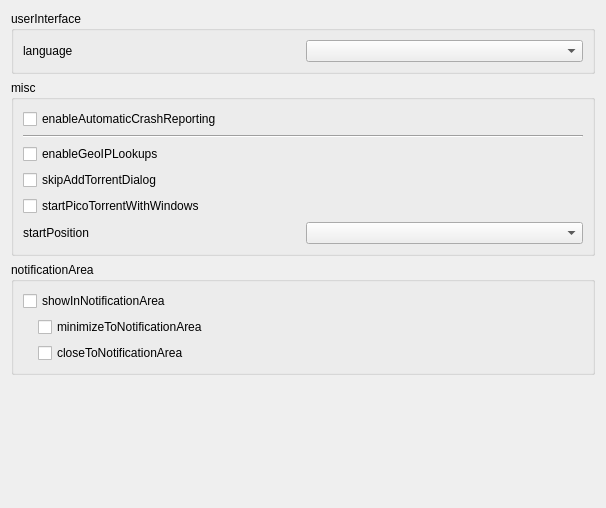
<?xml version="1.0" encoding="UTF-8"?>
<ui version="4.0">
 <class>pt::GeneralPreferencesPage</class>
 <widget class="QWidget" name="pt::GeneralPreferencesPage">
  <property name="geometry">
   <rect>
    <x>0</x>
    <y>0</y>
    <width>606</width>
    <height>508</height>
   </rect>
  </property>
  <property name="windowTitle">
   <string>Form</string>
  </property>
  <layout class="QVBoxLayout" name="verticalLayout">
   <item>
    <widget class="QGroupBox" name="userInterfaceGroup">
     <property name="title">
      <string>userInterface</string>
     </property>
     <layout class="QGridLayout" name="gridLayout">
      <item row="0" column="0">
       <widget class="QLabel" name="languageLabel">
        <property name="text">
         <string>language</string>
        </property>
       </widget>
      </item>
      <item row="0" column="1">
       <widget class="QComboBox" name="languages"/>
      </item>
     </layout>
    </widget>
   </item>
   <item>
    <widget class="QGroupBox" name="miscGroup">
     <property name="title">
      <string>misc</string>
     </property>
     <layout class="QGridLayout" name="gridLayout_2" rowstretch="0,0,0,0,0,0" columnstretch="0,0">
      <item row="5" column="0">
       <widget class="QLabel" name="startPositionLabel">
        <property name="text">
         <string>startPosition</string>
        </property>
       </widget>
      </item>
      <item row="5" column="1">
       <widget class="QComboBox" name="startPosition"/>
      </item>
      <item row="0" column="0" colspan="2">
       <widget class="QCheckBox" name="enableAutomaticCrashReporting">
        <property name="text">
         <string>enableAutomaticCrashReporting</string>
        </property>
       </widget>
      </item>
      <item row="1" column="0" colspan="2">
       <widget class="Line" name="line">
        <property name="orientation">
         <enum>Qt::Horizontal</enum>
        </property>
       </widget>
      </item>
      <item row="2" column="0" colspan="2">
       <widget class="QCheckBox" name="enableGeoIPLookups">
        <property name="text">
         <string>enableGeoIPLookups</string>
        </property>
       </widget>
      </item>
      <item row="3" column="0" colspan="2">
       <widget class="QCheckBox" name="skipAddTorrentDialog">
        <property name="text">
         <string>skipAddTorrentDialog</string>
        </property>
       </widget>
      </item>
      <item row="4" column="0" colspan="2">
       <widget class="QCheckBox" name="startWithWindows">
        <property name="text">
         <string>startPicoTorrentWithWindows</string>
        </property>
       </widget>
      </item>
     </layout>
    </widget>
   </item>
   <item>
    <widget class="QGroupBox" name="notificationGroup">
     <property name="title">
      <string>notificationArea</string>
     </property>
     <layout class="QVBoxLayout" name="verticalLayout_2">
      <item>
       <widget class="QCheckBox" name="showInNotificationArea">
        <property name="text">
         <string>showInNotificationArea</string>
        </property>
       </widget>
      </item>
      <item>
       <layout class="QVBoxLayout" name="verticalLayout_3">
        <property name="leftMargin">
         <number>15</number>
        </property>
        <item>
         <widget class="QCheckBox" name="minimizeToNotificationArea">
          <property name="text">
           <string>minimizeToNotificationArea</string>
          </property>
         </widget>
        </item>
        <item>
         <widget class="QCheckBox" name="closeToNotificationArea">
          <property name="text">
           <string>closeToNotificationArea</string>
          </property>
         </widget>
        </item>
       </layout>
      </item>
     </layout>
    </widget>
   </item>
   <item>
    <spacer name="verticalSpacer">
     <property name="orientation">
      <enum>Qt::Vertical</enum>
     </property>
     <property name="sizeHint" stdset="0">
      <size>
       <width>20</width>
       <height>40</height>
      </size>
     </property>
    </spacer>
   </item>
  </layout>
 </widget>
 <resources/>
 <connections/>
</ui>
